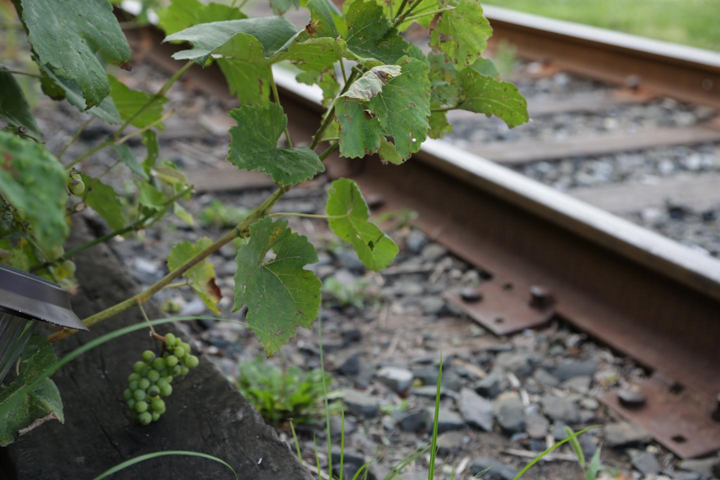
%> input picture Assignment1/Images/Image1.png, 720 x 480 px
$ octave transforms_script.m   (GNU Octave 9; MATLAB toolbox functions it lacks are replaced by stand-ins)
%> lines starting %> are read from the running program, lines starting %| are printed output that depends on the picture
### Assignment1/transformImage.m
function TransformedImage = transformImage( InputImage, TransformMatrix, TransformType )
    InputImage = im2double(InputImage);
    InputImage = rgb2gray(InputImage);

	% Step 1 ---------------
    [h,w] = size(InputImage);

    a = [1,1];
    b = [w,1];
    c = [1,h];
    d = [w,h];

    cornersprime = TransformMatrix * [a',b',c',d';
                    1, 1, 1, 1];

    % divide by new wprime for homography
    cornersprime = [cornersprime(1,:)./cornersprime(3,:);
                    cornersprime(2,:)./cornersprime(3,:)];

    cornersprime = ceil(cornersprime); % round up when scaling for ints

    % find min of 1 and corners
    minx = min([1, cornersprime(1,:)]);
    miny = min([1, cornersprime(2,:)]);
    % find max corner
    maxx = max(cornersprime(1,:));
    maxy = max(cornersprime(2,:));

    wprime = maxx - minx + 1;
    hprime = maxy - miny + 1;

    [Xprime,Yprime] = meshgrid( minx:maxx, miny:maxy );
    pprime = [Xprime(:)';Yprime(:)';ones(1,numel(Xprime))];


	% Step 2 ---------------
    A = TransformMatrix;

	% Step 3 ---------------
    if (strcmp(TransformType, "rotation"))
        Ainv = [ A(1,1), -A(1,2), 0; -A(2,1), A(2,2), 0; 0, 0, 1];

    elseif (strcmp(TransformType, "shear"))
        Ainv = [ A(1,1), -A(1,2), 0; -A(2,1), A(2,2), 0; 0, 0, 1];

    elseif (strcmp(TransformType, "scaling"))
        Ainv = [ (1/A(1,1)), 0, 0; 0, (1/A(2,2)), 0; 0, 0, 1];

    elseif (strcmp(TransformType, "translation"))
        Ainv = [ 1, 0, -A(1,3); 0, 1, -A(2, 3); 0, 0, 1];

    elseif (strcmp(TransformType, "reflection"))
        Ainv = A;

    elseif (strcmp(TransformType, "affine"))
        Ainv = inv( A );

    elseif (strcmp(TransformType, "homography"))
        Ainv = inv( A );

    elseif (strcmp(TransformType, "transform"))
        Ainv = inv( A );  %multiple transforms

    end

	% Step 4 ---------------
    phat = Ainv * pprime;
    xhat = phat(1,:);
    yhat = phat(2,:);
    what = phat(3,:);

    x = xhat ./ what;
    y = yhat ./ what;

    x = reshape( x', hprime, wprime );
    y = reshape( y', hprime, wprime );

	% Step 5 --------------
    TransformedImage = interp2( InputImage, x, y );
end

### Assignment1/transforms_script.m
open transformImage.m
clear; clc;

%% original image
figure(10)
I = imread("Image1.png");
%> I is the input picture: size 480x720x3 uint8; mean R, G, B 95.7, 100.7, 82.1
imshow(I)

%% change size to 1080x1920
I_t = rgb2gray(I);
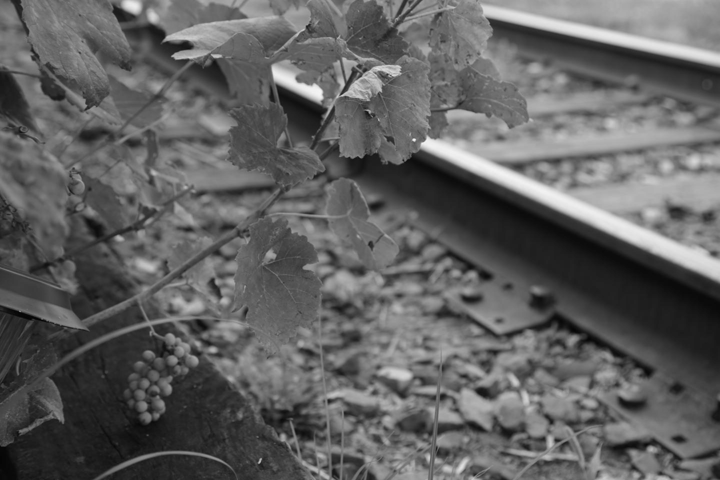
%> I_t: size 480x720 uint8; min 4, max 244, mean 97.1
A = [ 1920./length(I_t(1,:)),0,0; 0,1080./length(I_t(:,1)),0; 0,0,1 ];
%> A = [2.67 0 0; 0 2.25 0; 0 0 1]
I_t = transformImage( I, A, "scaling" );
%> in transformImage, `cornersprime = TransformMatrix * [a',b',c',d'; 1, 1, 1, 1];`: cornersprime = [2.67 1920 2.67 1920; 2.25 2.25 1080 1080; 1 1 1 1]
%> in transformImage, `cornersprime = [cornersprime(1,:)./cornersprime(3,:); cornersprime(2,:..`: cornersprime = [2.67 1920 2.67 1920; 2.25 2.25 1080 1080]
%> in transformImage, `cornersprime = ceil(cornersprime);`: cornersprime = [3 1920 3 1920; 3 3 1080 1080]
%> in transformImage, `minx = min([1, cornersprime(1,:)]);`: minx = 1
%> in transformImage, `maxx = max(cornersprime(1,:));`: maxx = 1920
%> in transformImage, `maxy = max(cornersprime(2,:));`: maxy = 1080
%> in transformImage, `wprime = maxx - minx + 1;`: wprime = 1920
%> in transformImage, `hprime = maxy - miny + 1;`: hprime = 1080
%> in transformImage, `A = TransformMatrix;`: A = [2.67 0 0; 0 2.25 0; 0 0 1]
%> in transformImage, `Ainv = [ (1/A(1,1)), 0, 0; 0, (1/A(2,2)), 0; 0, 0, 1];`: Ainv = [0.375 0 0; 0 0.444 0; 0 0 1]
%> in transformImage, `x = reshape( x', hprime, wprime );`:
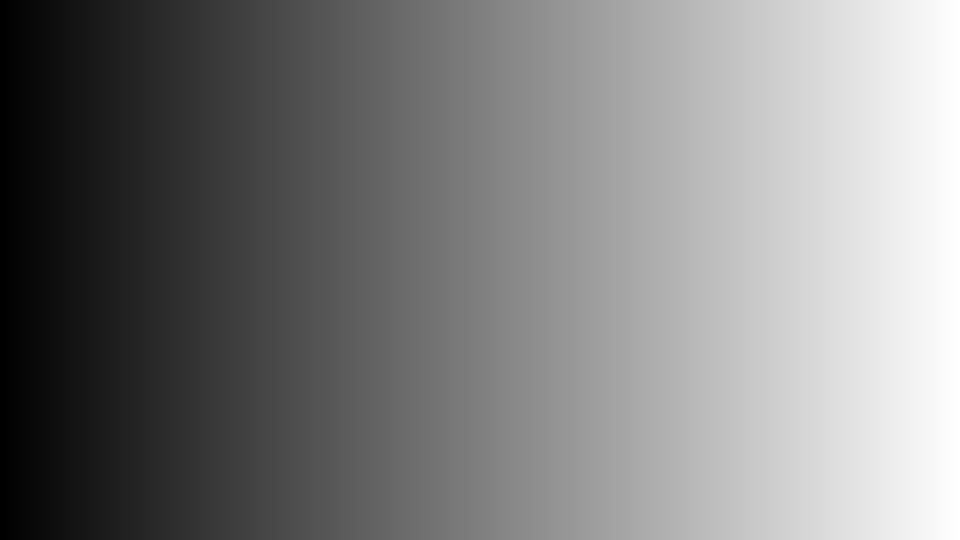
%> x: size 1080x1920 double (shown at 1/2 size); min 0.375, max 720, mean 360.2; drawn with min black and max white
%> in transformImage, `y = reshape( y', hprime, wprime );`:
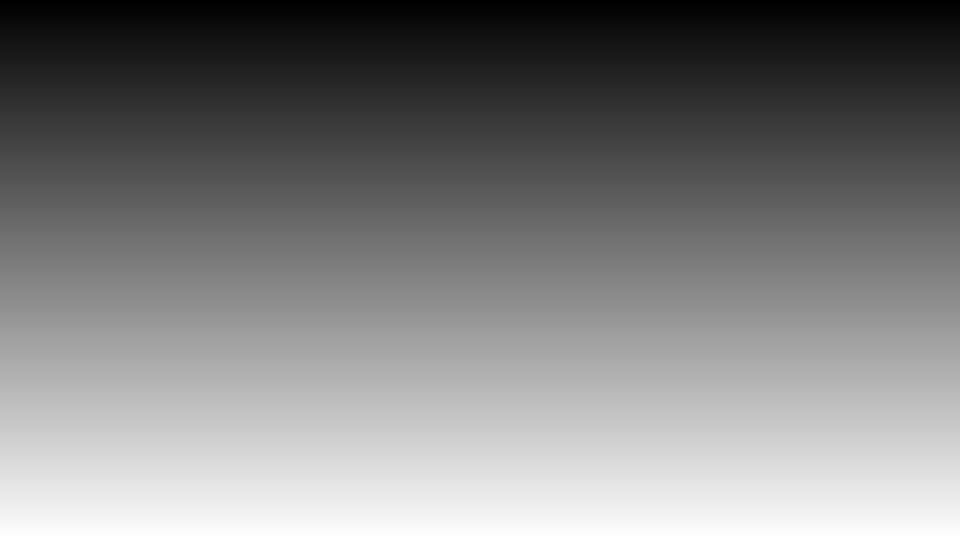
%> y: size 1080x1920 double (shown at 1/2 size); min 0.444, max 480, mean 240.2; drawn with min black and max white
figure(1)
imshow(I_t)
imwrite(I_t, "Image3.png")

%% reflect in y direction
A = [ 1,0,0; 0,-1,0; 0,0,1 ];
I_t = transformImage( I, A, "reflection" );
figure(2)
imshow(I_t)

%% rotate clockwise by 30 deg
t = deg2rad(30);
A = [ cos(t),-sin(t),0; sin(t),cos(t),0; 0,0,1 ];
I_t = transformImage( I, A, "rotation" );
figure(3)
imshow(I_t)

%% shear so amount added to each x is 0.5 times each y
A = [ 1,.5,0; 0,1,0; 0,0,1 ];
I_t = transformImage( I, A, "shear" );
figure(4)
imshow(I_t)

%% translate 300 in X, 500 in Y, rotate CC 20 deg, scale down to 0.5x size
% supposed to be in one call of transformImage
t = deg2rad(-20);
A_s = [ .5,0,0; 0,.5,0; 0,0,1 ];
A_t = [ 1,0,300; 0,1,500; 0,0,1 ];
A_r = [ cos(t),-sin(t),0; sin(t),cos(t),0; 0,0,1 ];
A = A_s*A_t*A_r;
I_t = transformImage( I, A, "transform" );
figure(5)
imshow(I_t)

%% two affine transformations
A = [ 1,.4,.4; .1,1,.3; 0,0,1 ];
I_t = transformImage( I, A, "affine" );
%> call 6 of transformImage, with TransformMatrix = [1 0.4 0.4; 0.1 1 0.3; 0 0 1], TransformType = 'affine'
%> in transformImage (call 6), `TransformedImage = interp2( InputImage, x, y );`:
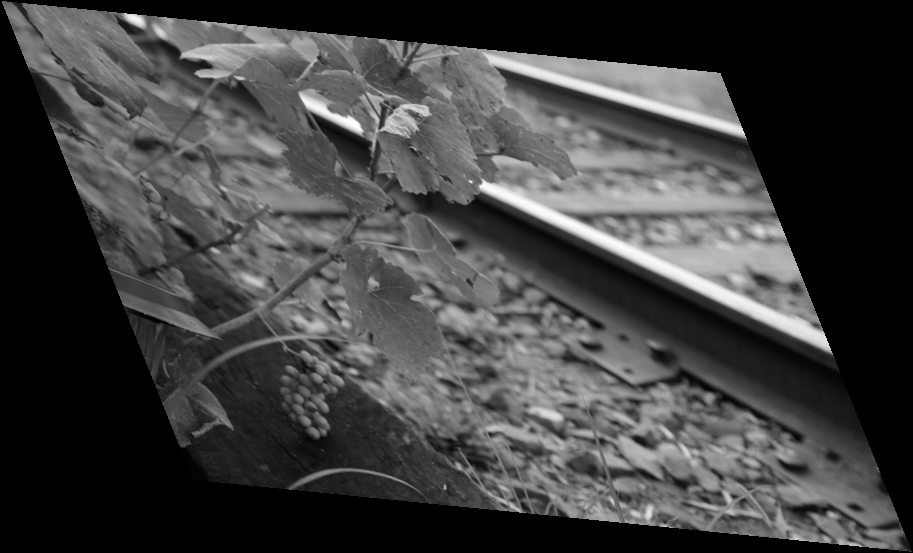
%> TransformedImage: size 553x913 double; 34.52% of the values are NaN or infinite; the others: min 0.0175, max 0.954, mean 0.381; drawn with min black, max white, NaN and infinite black
figure(61)
imshow(I_t)

A = [ 2.1,-.35,-.1; -.3,.7,.3; 0,0,1 ];
I_t = transformImage( I, A, "affine" );
%> call 7 of transformImage, with TransformMatrix = [2.1 -0.35 -0.1; -0.3 0.7 0.3; 0 0 1], TransformType = 'affine'
%> in transformImage (call 7), `TransformedImage = interp2( InputImage, x, y );`:
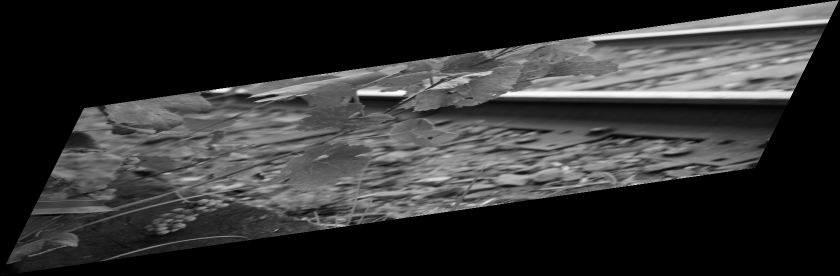
%> TransformedImage: size 552x1679 double (shown at 1/2 size); 49.27% of the values are NaN or infinite; the others: min 0.0161, max 0.954, mean 0.381; drawn with min black, max white, NaN and infinite black
figure(62)
imshow(I_t)

%% two homographies
A = [ .8,.2,.3; -.1,.9,-.1; .0005,-.0005,1 ];
I_t = transformImage( I, A, "homography" );
%> call 8 of transformImage, with TransformType = 'homography'
%> in transformImage (call 8), `TransformedImage = interp2( InputImage, x, y );`:
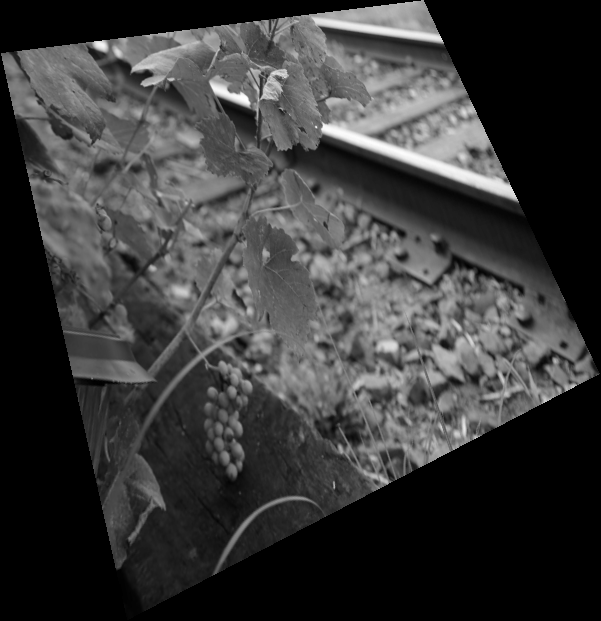
%> TransformedImage: size 621x601 double; 37.51% of the values are NaN or infinite; the others: min 0.0171, max 0.953, mean 0.356; drawn with min black, max white, NaN and infinite black
figure(71)
imshow(I_t)
imwrite(I_t, "Image2.png");

A = [ 29.25,13.95,20.25; 4.95,35.55,9.45; .045,.09,45 ];
I_t = transformImage( I, A, "homography" );
%> in transformImage (call 9), `TransformedImage = interp2( InputImage, x, y );`:
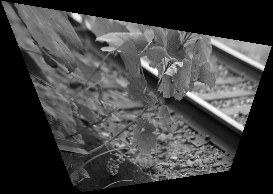
%> TransformedImage: size 194x273 double; 36.81% of the values are NaN or infinite; the others: min 0.0166, max 0.948, mean 0.391; drawn with min black, max white, NaN and infinite black
figure(72)
imshow(I_t)

$ run again, with Assignment1/Images/Image2Affine1.png copied over Assignment1/Images/Image1.png
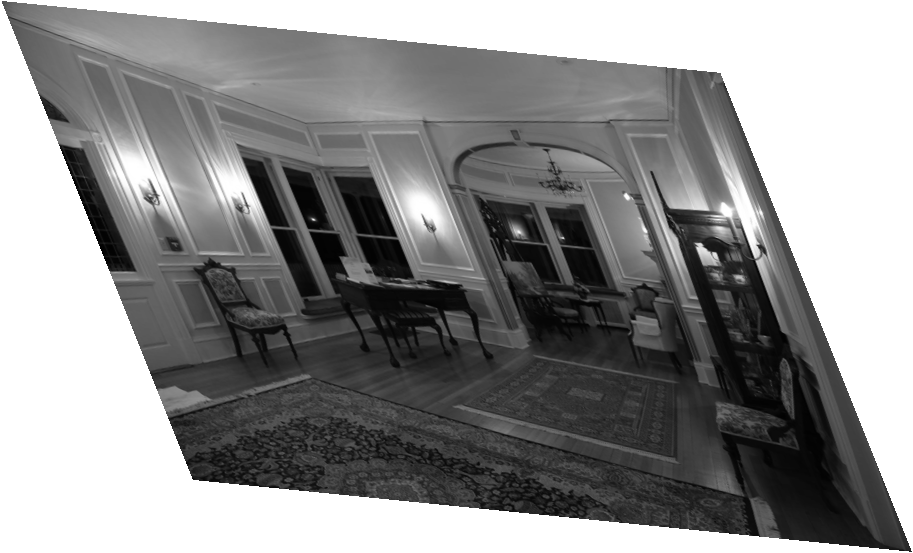
%> input picture Assignment1/Images/Image2Affine1.png, 913 x 553 px
%> I is the input picture: size 553x913 uint8; min 2, max 255, mean 142.8
%> `A = [ 1920./length(I_t(1,:)),0,0; 0,1080./length(I_t(:,1)),0; 0,0,1 ];`: A = [2.1 0 0; 0 1.95 0; 0 0 1]
%> in transformImage, `cornersprime = TransformMatrix * [a',b',c',d'; 1, 1, 1, 1];`: cornersprime = [2.1 1920 2.1 1920; 1.95 1.95 1080 1080; 1 1 1 1]
%> in transformImage, `cornersprime = [cornersprime(1,:)./cornersprime(3,:); cornersprime(2,:..`: cornersprime = [2.1 1920 2.1 1920; 1.95 1.95 1080 1080]
%> in transformImage, `cornersprime = ceil(cornersprime);`: cornersprime = [3 1920 3 1920; 2 2 1080 1080]
%> minx = 1
%> maxx = 1920
%> maxy = 1080
%> wprime = 1920
%> hprime = 1080
%> in transformImage, `A = TransformMatrix;`: A = [2.1 0 0; 0 1.95 0; 0 0 1]
%> Ainv = [0.476 0 0; 0 0.512 0; 0 0 1]
%> TransformedImage: size 553x913 double
%> TransformedImage: size 936x1067 double
%> TransformedImage: size 553x1190 double
%> TransformedImage: size 510x674 double
%> TransformedImage: size 645x1135 double
%> TransformedImage: size 661x2109 double
%> in transformImage (call 8), `TransformedImage = interp2( InputImage, x, y );`:
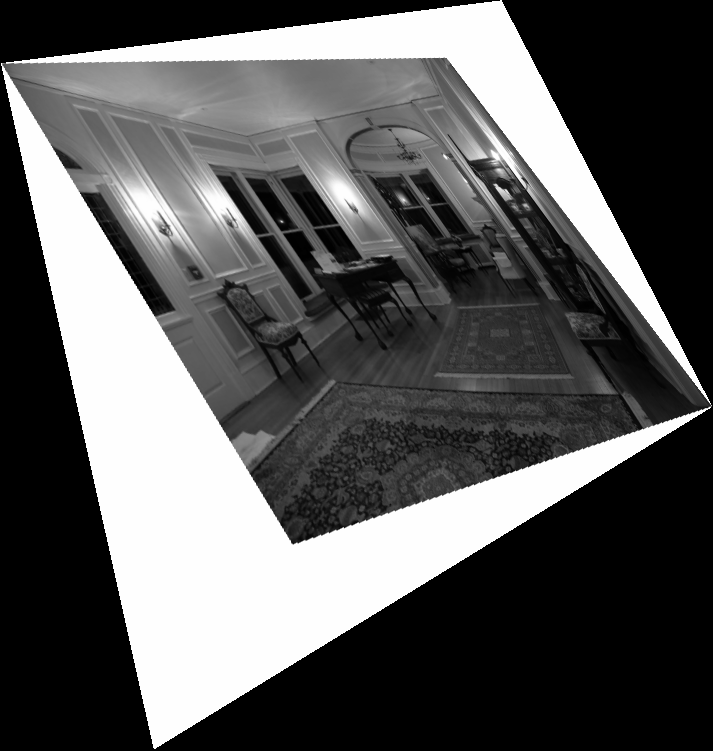
%> TransformedImage: size 751x713 double; 39.05% of the values are NaN or infinite; the others: min 0.00784, max 1, mean 0.586; drawn with min black, max white, NaN and infinite black
%> in transformImage (call 9), `TransformedImage = interp2( InputImage, x, y );`:
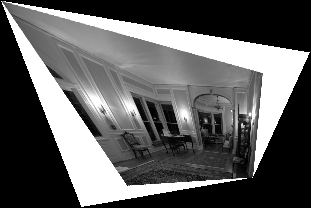
%> TransformedImage: size 208x311 double; 38.65% of the values are NaN or infinite; the others: min 0.00793, max 1, mean 0.608; drawn with min black, max white, NaN and infinite black

$ run again, with Assignment1/Images/Image2Affine2.png copied over Assignment1/Images/Image1.png
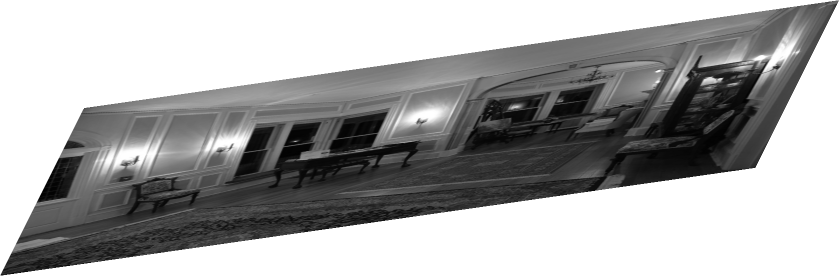
%> input picture Assignment1/Images/Image2Affine2.png, 1679 x 552 px (shown at 1/2 size)
%> I is the input picture: size 552x1679 uint8; min 1, max 255, mean 168
%> `A = [ 1920./length(I_t(1,:)),0,0; 0,1080./length(I_t(:,1)),0; 0,0,1 ];`: A = [1.14 0 0; 0 1.96 0; 0 0 1]
%> in transformImage, `cornersprime = TransformMatrix * [a',b',c',d'; 1, 1, 1, 1];`: cornersprime = [1.14 1920 1.14 1920; 1.96 1.96 1080 1080; 1 1 1 1]
%> in transformImage, `cornersprime = [cornersprime(1,:)./cornersprime(3,:); cornersprime(2,:..`: cornersprime = [1.14 1920 1.14 1920; 1.96 1.96 1080 1080]
%> in transformImage, `cornersprime = ceil(cornersprime);`: cornersprime = [2 1921 2 1921; 2 2 1080 1080]
%> minx = 1
%> maxx = 1921
%> maxy = 1080
%> wprime = 1921
%> hprime = 1080
%> in transformImage, `A = TransformMatrix;`: A = [1.14 0 0; 0 1.96 0; 0 0 1]
%> Ainv = [0.874 0 0; 0 0.511 0; 0 0 1]
%> TransformedImage: size 552x1679 double
%> TransformedImage: size 1318x1730 double
%> TransformedImage: size 552x1955 double
%> in transformImage (call 5), `TransformedImage = interp2( InputImage, x, y );`:
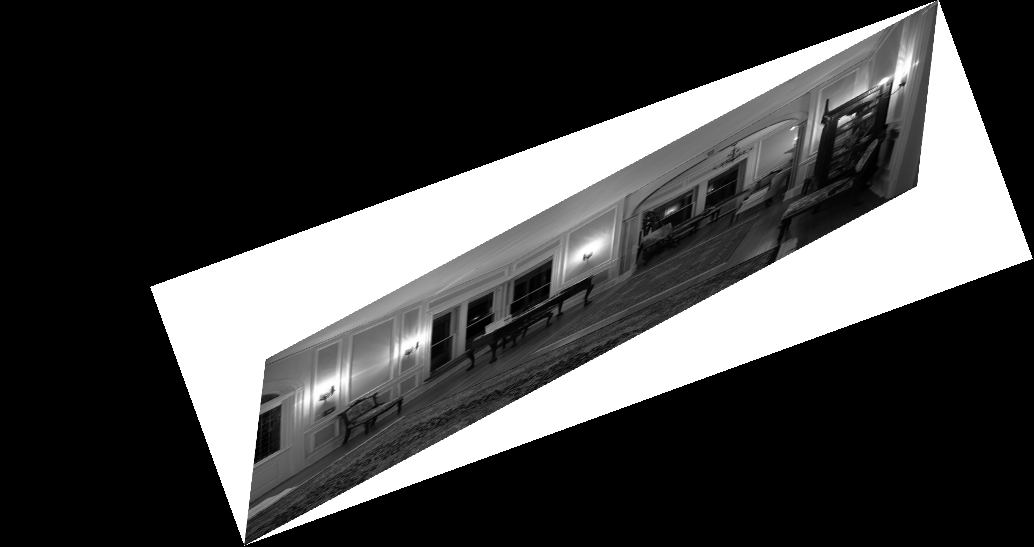
%> TransformedImage: size 547x1034 double; 59.13% of the values are NaN or infinite; the others: min 0.00741, max 1, mean 0.658; drawn with min black, max white, NaN and infinite black
%> `imshow(I_t)`:
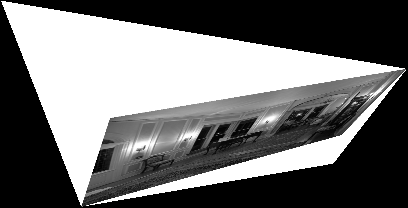
%> displayed picture: size 208x408, on the screen's scale of 0 to 255; min 0, max 255, mean 112.9

$ run again, with Assignment1/Images/Image2Homo1.png copied over Assignment1/Images/Image1.png
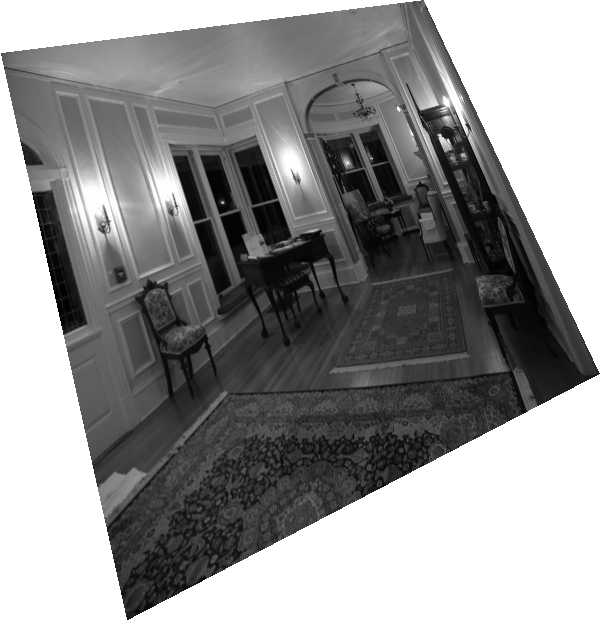
%> input picture Assignment1/Images/Image2Homo1.png, 601 x 621 px
%> I is the input picture: size 621x601 uint8; min 2, max 255, mean 145.4
%> `A = [ 1920./length(I_t(1,:)),0,0; 0,1080./length(I_t(:,1)),0; 0,0,1 ];`: A = [3.19 0 0; 0 1.74 0; 0 0 1]
%> in transformImage, `cornersprime = TransformMatrix * [a',b',c',d'; 1, 1, 1, 1];`: cornersprime = [3.19 1920 3.19 1920; 1.74 1.74 1080 1080; 1 1 1 1]
%> in transformImage, `cornersprime = [cornersprime(1,:)./cornersprime(3,:); cornersprime(2,:..`: cornersprime = [3.19 1920 3.19 1920; 1.74 1.74 1080 1080]
%> in transformImage, `cornersprime = ceil(cornersprime);`: cornersprime = [4 1920 4 1920; 2 2 1080 1080]
%> minx = 1
%> maxx = 1920
%> maxy = 1080
%> wprime = 1920
%> hprime = 1080
%> in transformImage, `A = TransformMatrix;`: A = [3.19 0 0; 0 1.74 0; 0 0 1]
%> Ainv = [0.313 0 0; 0 0.575 0; 0 0 1]
%> TransformedImage: size 621x601 double
%> TransformedImage: size 839x830 double
%> TransformedImage: size 621x912 double
%> TransformedImage: size 542x539 double
%> TransformedImage: size 682x850 double
%> TransformedImage: size 615x1478 double
%> TransformedImage: size 856x612 double
%> in transformImage (call 9), `TransformedImage = interp2( InputImage, x, y );`:
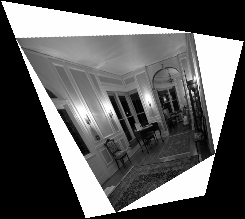
%> TransformedImage: size 219x245 double; 37.71% of the values are NaN or infinite; the others: min 0.00784, max 1, mean 0.586; drawn with min black, max white, NaN and infinite black
